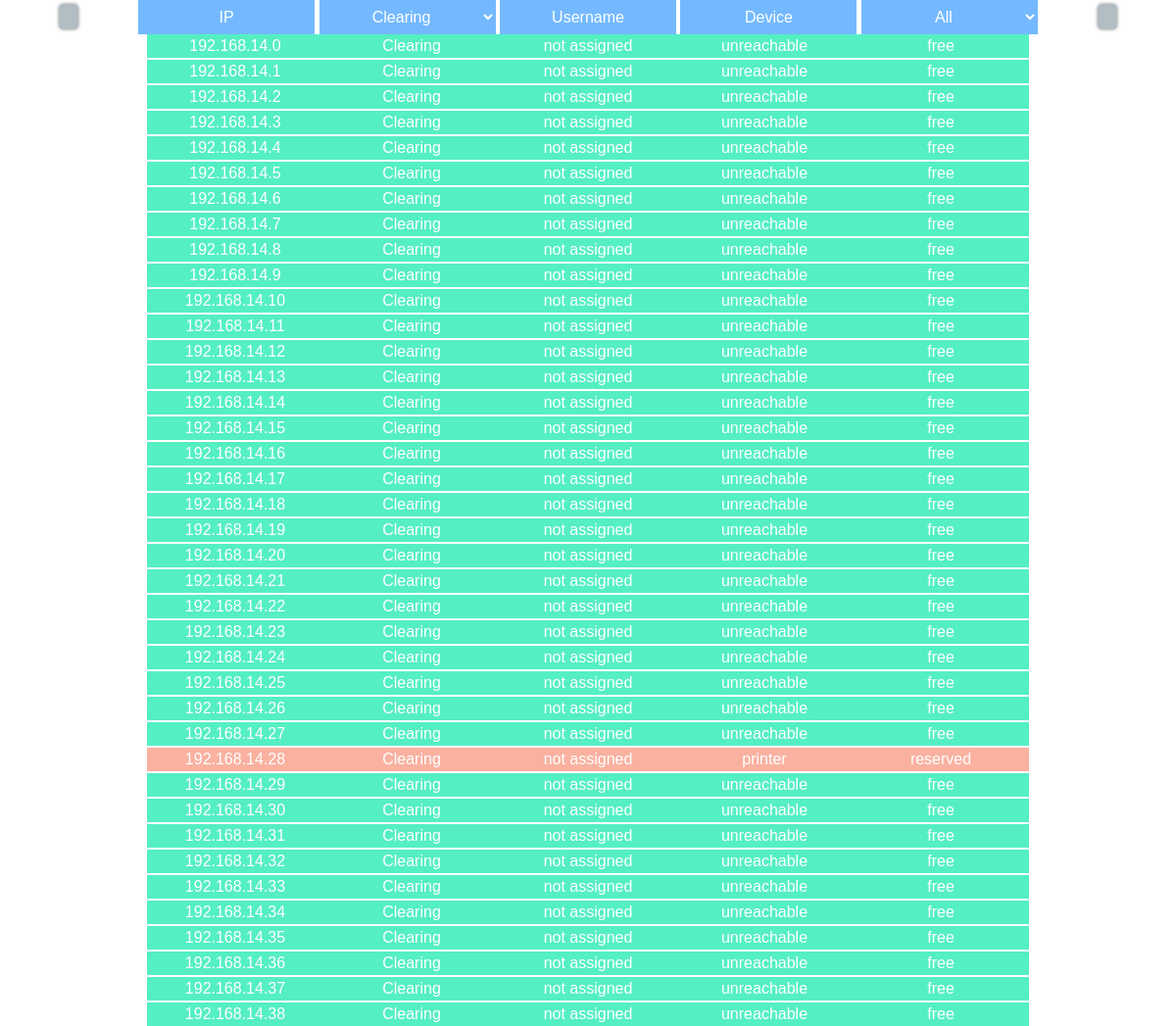
Page /units/3/ (upper part) on the earlier database version.
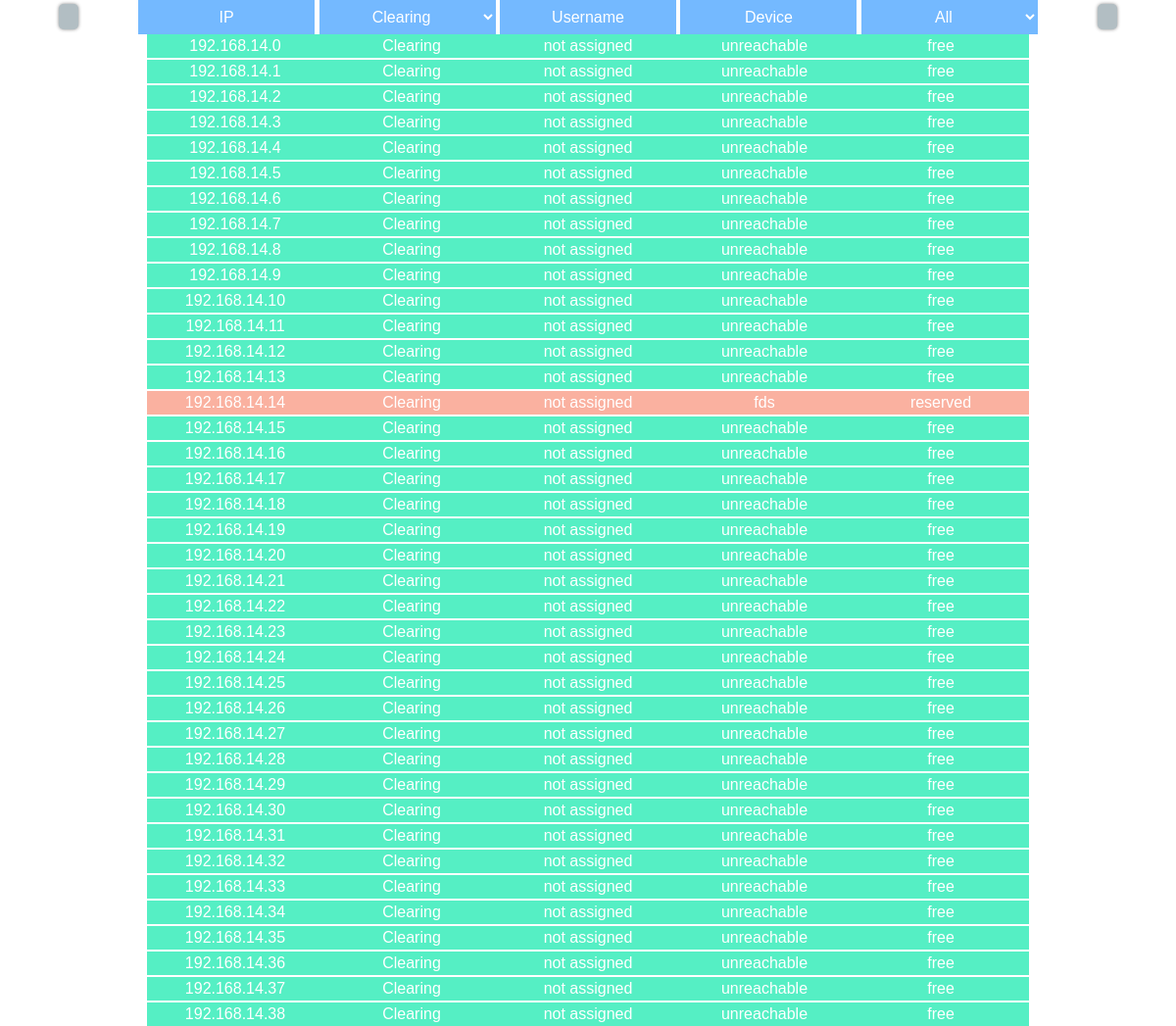
Same page on the later database version.
### list/models.py (models this page shows, shortened)
class Ip(models.Model):
    unit = models.ForeignKey(Unit, on_delete=models.CASCADE)
    ipAdress = models.GenericIPAddressField()
    userName = models.CharField(max_length=250, default="not assigned")
    device = models.CharField(max_length=250, default="unreachable")
    reserved = models.BooleanField(default=False)

class Unit(models.Model):
    vLan = models.GenericIPAddressField()
    name = models.CharField(max_length=250)

### list/views.py (the view)
# urls.py: url(r'^units/(?P<unit_pk>[0-9]+)/$', views.ips, name='ips'),
def ips(request, unit_pk) :
    template = loader.get_template('list/ips.html')
    current_unit = Unit.objects.get(pk=unit_pk)
    current_unit_name = current_unit.name
    all_units = Unit.objects.all()
    all_ips = current_unit.ip_set.all()
    context = {
        'current_unit_name': current_unit_name,
        'all_ips': all_ips,
        'unit_pk': unit_pk,
        'all_units': all_units
    }
    return HttpResponse(template.render(context, request))

### list/templates/list/ips.html (shortened to what this page needs)
{% load staticfiles %}
<!DOCTYPE html>
<html lang="en">
<head>
    <link rel="stylesheet" type="text/css" href='{% static 'list/ips/style.css' %}?{% now "U" %}'>
    <link rel="stylesheet" type="text/css" href='{% static 'list/ips/jquery-ui-1.12.1.custom/jquery-ui.min.css' %}?{% now "U" %}'>
    <link rel="stylesheet" type="text/css" href='{% static 'list/ips/fontawesome-free-5.7.2-web/css/all.css' %}?{% now "U" %}'>
</head>
<body>
    <div id="main-div">
        <div class="line" id = "filter">
            <div id= "home-button"><a href="{% url 'list:index' %}"><i class="fas fa-home"></i></a></div>
    		<div class="rowname" id = "filter-ip" > IP </div>
            <div class="rowname" id = "filter-unit">
                <select id = "select-unit" >
                    {% for unit in all_units %}
                        {% if current_unit_name == unit.name %}
                        <option selected>{{ unit.name }}</option>
                        {% else %}
                        <option>{{ unit.name }}</option>
                        {% endif %}
                    {% endfor %}
                </select>
            </div>
            <div class="rowname" id = "filter-userName" > Username </div>
            <div class="rowname" id = "filter-device"> Device </div>
            <div class="rowname" id = "filter-reserved">
                <select id = "select-reserved" >
                    <option selected>All</option>
                </select>
            </div>
            <div id="search-button"><i class="fas fa-search"></i></div>
    	</div>
        <div id = "ip-content">
        {% for ip in all_ips %}
            {% if ip.reserved %}
            <div  id="{{ip.id}}" class="line reserved-{{ ip.reserved }}">
                <div class = "ip inline">{{ ip.ipAdress }}</div><div class = "branch inline">{{ ip.unit.name }}</div><div class = "userName inline">{{ ip.userName }}</div><div class = "device inline">{{ ip.device }}</div><div class = "reserved inline">reserved<div class = "free"></div></div>
            </div>
            {% else %}
            <div  id="{{ip.id}}" class="line reserved-{{ ip.reserved }}">
                <div class = "ip inline">{{ ip.ipAdress }}</div><div class = "branch inline">{{ ip.unit.name }}</div><div class = "userName inline">{{ ip.userName }}</div><div class = "device inline">{{ ip.device }}</div><div class = "reserved inline">free<div class = "reserve"></div></div>
            </div>
            {% endif %}
        {% endfor %}
        </div>
    </div>
</body>
</body>
</html>

### list/static/list/ips/style.css (style rules this page uses)
* { margin: 0; padding: 0; }
body { overflow-y: hidden; }
div { font-family: Arial; color: #fff; }
#main-div { position: fixed; overflow: scroll; top: 0; left: 0; right: 0; bottom: 0; }
#home-button { text-decoration: none; position: absolute; left: 5%; top: 10%; background-color: #b2bec3; padding: 4px; border-radius: 5px; -webkit-box-shadow: 0px 0px 4px -1px rgba(0,0,0,0.75); -moz-box-shadow: 0px 0px 4px -1px rgba(0,0,0,0.75); box-shadow: 0px 0px 4px -1px rgba(0,0,0,0.75); }
#home-button a { color: #ffff; }
.rowname { text-align: center; width: 15%; display: inline-block; height: 35px; line-height: 35px; background-color: #74b9ff; position: relative; vertical-align: top; }
#search-button { position: absolute; right: 5%; top: 10%; background-color: #b2bec3; padding: 4px; border-radius: 5px; -webkit-box-shadow: 0px 0px 4px -1px rgba(0,0,0,0.75); -moz-box-shadow: 0px 0px 4px -1px rgba(0,0,0,0.75); box-shadow: 0px 0px 4px -1px rgba(0,0,0,0.75); }
.line { text-align: center; }
#filter { position: fixed; top: 0; width: 100%; z-index: 997; }
#filter select { background-color: #74b9ff; font-family: Arial; color: #fff; font-size: inherit; box-shadow: none; border: none; outline: none; overflow-y:auto; width: 100%; height: 100%; text-align-last: center; text-align: center; }
option { border: none; outline: none; box-shadow: none; text-align: center; }
.inline { width: 15%; display: inline-block; padding: 3px 0; position: relative; margin-bottom: 2px; }
.reserved-False .inline { background-color: #55efc4; }
.reserved-True .inline { background-color: #fab1a0; }

Differences in the rows shown:
changed Ip: device "unreachable" → "fds"; reserved "free" → "reserved"
changed Ip (number 29 of 39 on the later page): device "printer" → "unreachable"; reserved "reserved" → "free"
